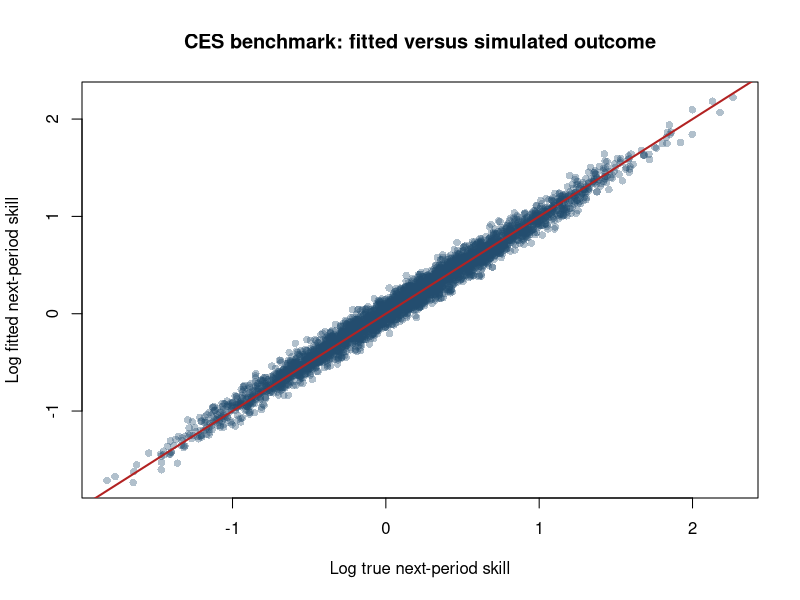

Source code (R):
## ---- chunk 1
knitr::opts_chunk$set(
  echo = TRUE,
  message = FALSE,
  warning = FALSE,
  fig.width = 7,
  fig.height = 4.5
)

set.seed(20260901)
options(width = 100)
library(knitr)
## ---- chunk 2
n <- 4000

theta_t <- exp(rnorm(n, mean = 0, sd = 0.70))

log_I_t <- 0.20 +
  0.40 * log(theta_t) +
  rnorm(n, mean = 0, sd = 0.60)

I_t <- exp(log_I_t)

A_true <- 1.10
gamma_true <- 0.65
rho_true <- -0.50

eta_t1 <- rnorm(n, mean = 0, sd = 0.08)

theta_t1 <- A_true *
  (
    gamma_true * theta_t^rho_true +
      (1 - gamma_true) * I_t^rho_true
  )^(1 / rho_true) *
  exp(eta_t1)

ces_data <- data.frame(
  theta_t = theta_t,
  I_t = I_t,
  theta_t1 = theta_t1
)
## ---- chunk 3
ces_fit <- nls(
  theta_t1 ~ A *
    (
      gamma * theta_t^rho +
        (1 - gamma) * I_t^rho
    )^(1 / rho),
  data = ces_data,
  start = list(A = 1.0, gamma = 0.60, rho = -0.40),
  algorithm = "port",
  lower = c(A = 0.01, gamma = 0.001, rho = -5),
  upper = c(A = 10.0, gamma = 0.999, rho = 0.99)
)

ces_estimates <- data.frame(
  Parameter = c("A", "gamma", "rho"),
  True = c(A_true, gamma_true, rho_true),
  Estimate = coef(ces_fit)
)

kable(ces_estimates, digits = 3)
## ---- chunk 4
ces_data$fitted <- predict(ces_fit)

plot(
  log(ces_data$theta_t1),
  log(ces_data$fitted),
  pch = 16,
  col = rgb(35, 78, 112, 90, maxColorValue = 255),
  xlab = "Log true next-period skill",
  ylab = "Log fitted next-period skill",
  main = "CES benchmark: fitted versus simulated outcome"
)
abline(0, 1, lwd = 2, col = "firebrick")
## ---- chunk 5
n <- 4000

log_theta_0 <- rnorm(n, mean = 0, sd = 0.70)

log_I_0 <- 0.25 +
  0.35 * log_theta_0 +
  rnorm(n, mean = 0, sd = 0.50)

# A translog skill-formation technology used for the AW part.
b0_true <- 0.10
b1_true <- 0.55
b2_true <- 0.25
b3_true <- -0.10

log_theta_1 <- b0_true +
  b1_true * log_theta_0 +
  b2_true * log_I_0 +
  b3_true * log_theta_0 * log_I_0 +
  rnorm(n, mean = 0, sd = 0.20)

make_measures <- function(
    x,
    loadings,
    error_sd,
    prefix
) {
  out <- sapply(
    seq_along(loadings),
    function(j) {
      loadings[j] * x +
        rnorm(length(x), mean = 0, sd = error_sd[j])
    }
  )
  out <- as.data.frame(out)
  names(out) <- paste0(prefix, seq_along(loadings))
  out
}

theta_0_measures <- make_measures(
  x = log_theta_0,
  loadings = c(1.00, 0.80, 1.20),
  error_sd = c(0.35, 0.45, 0.30),
  prefix = "Z_theta0_"
)

I_0_measures <- make_measures(
  x = log_I_0,
  loadings = c(1.00, 0.90, 1.15),
  error_sd = c(0.40, 0.50, 0.35),
  prefix = "Z_I0_"
)

theta_1_measures <- make_measures(
  x = log_theta_1,
  loadings = c(1.00, 0.85, 1.10),
  error_sd = c(0.35, 0.45, 0.30),
  prefix = "Z_theta1_"
)

measure_data <- cbind(
  theta_0_measures,
  I_0_measures,
  theta_1_measures
)
## ---- chunk 6
recover_factor <- function(z, anchor = 1) {
  z <- as.data.frame(z)
  C <- cov(z)
  m <- ncol(z)

  loadings <- rep(NA_real_, m)
  loadings[anchor] <- 1

  non_anchor <- setdiff(seq_len(m), anchor)

  for (j in non_anchor) {
    comparison_measure <- setdiff(non_anchor, j)[1]
    loadings[j] <-
      C[j, comparison_measure] /
      C[anchor, comparison_measure]
  }

  factor_variance <- mean(
    C[anchor, non_anchor] / loadings[non_anchor]
  )

  factor_mean <- colMeans(z)

  measurement_variance <- pmax(
    diag(C) - loadings^2 * factor_variance,
    0
  )

  residual_measures <- sweep(
    sweep(as.matrix(z), 2, factor_mean, "-"),
    2,
    loadings,
    "/"
  )

  residual_measures <- as.data.frame(residual_measures)
  names(residual_measures) <- names(z)

  list(
    loadings = loadings,
    factor_variance = factor_variance,
    factor_mean = factor_mean,
    measurement_variance = measurement_variance,
    residual_measures = residual_measures
  )
}

theta_0_factor <- recover_factor(theta_0_measures)
I_0_factor <- recover_factor(I_0_measures)

loading_table <- rbind(
  CognitiveSkill = theta_0_factor$loadings,
  Investment = I_0_factor$loadings
)

colnames(loading_table) <- c("Measure 1", "Measure 2", "Measure 3")
kable(loading_table, digits = 3)
## ---- chunk 7
theta_proxy <- theta_0_factor$residual_measures$Z_theta0_1
theta_alternative <- theta_0_factor$residual_measures$Z_theta0_2

investment_proxy <- I_0_factor$residual_measures$Z_I0_1

naive_investment_fit <- lm(
  investment_proxy ~ theta_proxy
)

# A simple repeated-measure IV:
# use an alternative skill measure as an instrument.
investment_first_stage <- lm(
  theta_proxy ~ theta_alternative
)

theta_hat <- fitted(investment_first_stage)

iv_investment_fit <- lm(
  investment_proxy ~ theta_hat
)

investment_comparison <- data.frame(
  Method = c("True", "Naive OLS", "Repeated-measure IV"),
  Coefficient_on_skill = c(
    0.35,
    coef(naive_investment_fit)[["theta_proxy"]],
    coef(iv_investment_fit)[["theta_hat"]]
  )
)

kable(investment_comparison, digits = 3)
## ---- chunk 8
true_aw <- data.frame(
  Parameter = c(
    "Intercept",
    "Current skill",
    "Investment",
    "Skill-investment interaction"
  ),
  True = c(b0_true, b1_true, b2_true, b3_true)
)

kable(true_aw, digits = 3)
## ---- chunk 9
aw_data <- data.frame(
  outcome = theta_1_measures$Z_theta1_1,
  skill_proxy = theta_0_factor$residual_measures$Z_theta0_1,
  investment_proxy = I_0_factor$residual_measures$Z_I0_1,
  skill_instrument = theta_0_factor$residual_measures$Z_theta0_2,
  investment_instrument = I_0_factor$residual_measures$Z_I0_2
)

aw_data$proxy_interaction <-
  aw_data$skill_proxy * aw_data$investment_proxy

aw_data$instrument_interaction <-
  aw_data$skill_instrument *
  aw_data$investment_instrument
## ---- chunk 10
naive_aw_fit <- lm(
  outcome ~
    skill_proxy +
    investment_proxy +
    proxy_interaction,
  data = aw_data
)

naive_aw_coef <- coef(naive_aw_fit)[
  c("skill_proxy", "investment_proxy", "proxy_interaction")
]
## ---- chunk 11
instrument_set <- aw_data[
  c(
    "skill_instrument",
    "investment_instrument",
    "instrument_interaction"
  )
]

endogenous_set <- aw_data[
  c(
    "skill_proxy",
    "investment_proxy",
    "proxy_interaction"
  )
]

first_stage_fits <- lapply(
  endogenous_set,
  function(x) {
    lm(
      x ~
        skill_instrument +
        investment_instrument +
        instrument_interaction,
      data = cbind(
        x = x,
        instrument_set
      )
    )
  }
)

fitted_endogenous <- as.data.frame(
  lapply(first_stage_fits, fitted)
)

names(fitted_endogenous) <- c(
  "skill_hat",
  "investment_hat",
  "interaction_hat"
)

second_stage_data <- cbind(
  outcome = aw_data$outcome,
  fitted_endogenous
)

aw_iv_fit <- lm(
  outcome ~
    skill_hat +
    investment_hat +
    interaction_hat,
  data = second_stage_data
)

aw_iv_coef <- coef(aw_iv_fit)[
  c("skill_hat", "investment_hat", "interaction_hat")
]
## ---- chunk 12
aw_comparison <- data.frame(
  Parameter = c(
    "Current skill",
    "Investment",
    "Skill-investment interaction"
  ),
  True = c(b1_true, b2_true, b3_true),
  Naive_OLS = as.numeric(naive_aw_coef),
  AW_style_IV = as.numeric(aw_iv_coef)
)

kable(aw_comparison, digits = 3)
## ---- chunk 13
age_invariant_example <- data.frame(
  Period = c("t = 0", "t = 1"),
  Anchor = c("Z_theta0_1", "Z_theta1_1"),
  Loading = c(1, 1),
  Interpretation = c(
    "Initial-period scale",
    "Same scale carried forward"
  )
)

kable(age_invariant_example, align = "lccc")
## ---- chunk 14
sessionInfo()
